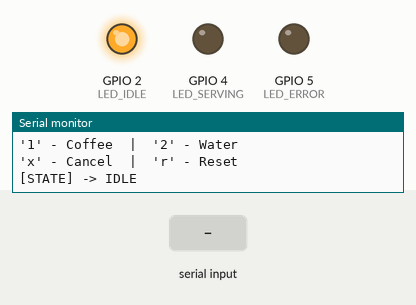
Simulated run of this sketch. Board: ESP32. On the bench: output pins drawn as LEDs (lit = HIGH), the last lines printed to the serial monitor. The inputs (shaded band) are chosen by the test bench.

Above: at 1.2 s.
1.3 s: "s" received over Serial
At 2.5 s:
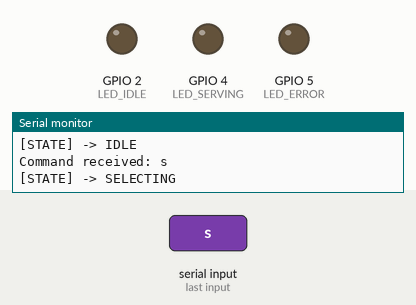
2.8 s: "1" received over Serial
4.3 s: "x" received over Serial
Timing chart, 0 to 7.3 s (numbered marks = the images above; inputs shaded):
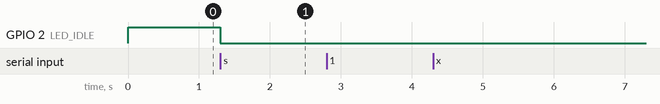

The sketch:

coffee_machine_fsm.ino
```cpp
/*
 * Coffee Machine FSM (Finite State Machine)
 * Author: Nicolas Isaza Sierra (NikoAndes)
 * Description: Simulates a coffee maker using a state machine on ESP32
 * Inputs: simulated via Serial commands
 * Platform: ESP32 / Arduino
 */

// --- State definitions ---
enum State {
  IDLE,
  SELECTING,
  CHECK_SUPPLIES,
  SERVING_COFFEE,
  SERVING_WATER,
  FINISHED,
  ERROR_STATE
};

State currentState = IDLE;

// Simulated supplies
int waterLevel = 100;    // percentage
int coffeeLevel = 100;   // percentage
int cupPresent = 1;      // 1 = cup present

// LED pins (optional hardware output)
const int LED_IDLE = 2;
const int LED_SERVING = 4;
const int LED_ERROR = 5;

void setup() {
  Serial.begin(115200);
  pinMode(LED_IDLE, OUTPUT);
  pinMode(LED_SERVING, OUTPUT);
  pinMode(LED_ERROR, OUTPUT);
  printMenu();
  setState(IDLE);
}

void loop() {
  if (Serial.available()) {
    char input = Serial.read();
    handleInput(input);
  }
  updateLEDs();
}

void handleInput(char cmd) {
  Serial.print("Command received: ");
  Serial.println(cmd);

  switch (currentState) {
    case IDLE:
      if (cmd == 's') setState(SELECTING);
      break;

    case SELECTING:
      if (cmd == '1') {
        Serial.println("Coffee selected.");
        setState(CHECK_SUPPLIES);
        checkAndServe(true);
      } else if (cmd == '2') {
        Serial.println("Water selected.");
        setState(CHECK_SUPPLIES);
        checkAndServe(false);
      } else if (cmd == 'x') {
        Serial.println("Selection cancelled.");
        setState(IDLE);
      }
      break;

    case FINISHED:
      if (cmd == 'r') {
        Serial.println("Ready for next cup.");
        setState(IDLE);
        printMenu();
      }
      break;

    case ERROR_STATE:
      if (cmd == 'r') {
        Serial.println("Attempting recovery...");
        waterLevel = 100;
        coffeeLevel = 100;
        cupPresent = 1;
        setState(IDLE);
        printMenu();
      }
      break;

    default:
      break;
  }
}

void checkAndServe(bool isCoffee) {
  if (!cupPresent) {
    Serial.println("ERROR: No cup detected!");
    setState(ERROR_STATE);
    return;
  }
  if (waterLevel < 20) {
    Serial.println("ERROR: Water level too low!");
    setState(ERROR_STATE);
    return;
  }
  if (isCoffee && coffeeLevel < 10) {
    Serial.println("ERROR: No coffee left!");
    setState(ERROR_STATE);
    return;
  }

  if (isCoffee) {
    setState(SERVING_COFFEE);
    Serial.println("Serving coffee...");
    delay(2000);  // Simulate brewing time
    coffeeLevel -= 10;
    waterLevel -= 20;
  } else {
    setState(SERVING_WATER);
    Serial.println("Serving hot water...");
    delay(1000);
    waterLevel -= 15;
  }

  printSupplies();
  setState(FINISHED);
  Serial.println("Done! Press 'r' to reset.");
}

void setState(State newState) {
  currentState = newState;
  Serial.print("[STATE] -> ");
  Serial.println(stateToString(newState));
}

String stateToString(State s) {
  switch (s) {
    case IDLE:          return "IDLE";
    case SELECTING:     return "SELECTING";
    case CHECK_SUPPLIES: return "CHECK_SUPPLIES";
    case SERVING_COFFEE: return "SERVING_COFFEE";
    case SERVING_WATER: return "SERVING_WATER";
    case FINISHED:      return "FINISHED";
    case ERROR_STATE:   return "ERROR";
    default:            return "UNKNOWN";
  }
}

void updateLEDs() {
  digitalWrite(LED_IDLE, currentState == IDLE ? HIGH : LOW);
  digitalWrite(LED_SERVING, (currentState == SERVING_COFFEE || currentState == SERVING_WATER) ? HIGH : LOW);
  digitalWrite(LED_ERROR, currentState == ERROR_STATE ? HIGH : LOW);
}

void printMenu() {
  Serial.println("\n=== Coffee Machine FSM ===");
  Serial.println("'s' - Start selection");
  Serial.println("'1' - Coffee  |  '2' - Water");
  Serial.println("'x' - Cancel  |  'r' - Reset");
}

void printSupplies() {
  Serial.print("Water: "); Serial.print(waterLevel); Serial.println("%");
  Serial.print("Coffee: "); Serial.print(coffeeLevel); Serial.println("%");
}
```

Measured:
- after the input at 1.3 s, GPIO 2 (LED_IDLE): HIGH → LOW at once
